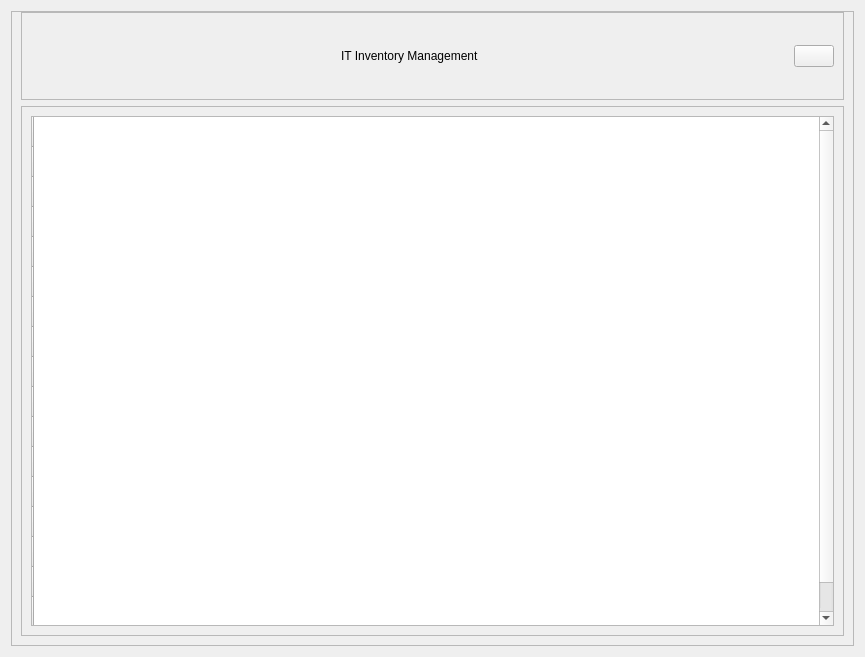
         <widget class="QWidget" name="HomePage">
          <layout class="QHBoxLayout" name="horizontalLayout">
           <item>
            <widget class="QFrame" name="HomeContainer">
             <property name="frameShape">
              <enum>QFrame::StyledPanel</enum>
             </property>
             <property name="frameShadow">
              <enum>QFrame::Raised</enum>
             </property>
             <layout class="QVBoxLayout" name="verticalLayout_5" stretch="1,6">
              <property name="topMargin">
               <number>0</number>
              </property>
              <item>
               <widget class="QFrame" name="HomeHeader">
                <property name="frameShape">
                 <enum>QFrame::StyledPanel</enum>
                </property>
                <property name="frameShadow">
                 <enum>QFrame::Raised</enum>
                </property>
                <layout class="QHBoxLayout" name="horizontalLayout_3">
                 <item>
                  <spacer name="horizontalSpacer">
                   <property name="orientation">
                    <enum>Qt::Horizontal</enum>
                   </property>
                   <property name="sizeHint" stdset="0">
                    <size>
                     <width>310</width>
                     <height>20</height>
                    </size>
                   </property>
                  </spacer>
                 </item>
                 <item>
                  <widget class="QLabel" name="title">
                   <property name="text">
                    <string>IT Inventory Management</string>
                   </property>
                  </widget>
                 </item>
                 <item>
                  <spacer name="horizontalSpacer_2">
                   <property name="orientation">
                    <enum>Qt::Horizontal</enum>
                   </property>
                   <property name="sizeHint" stdset="0">
                    <size>
                     <width>309</width>
                     <height>20</height>
                    </size>
                   </property>
                  </spacer>
                 </item>
                 <item>
                  <widget class="QPushButton" name="NotifBtn">
                   <property name="focusPolicy">
                    <enum>Qt::NoFocus</enum>
                   </property>
                   <property name="text">
                    <string/>
                   </property>
                   <property name="icon">
                    <iconset resource="../resources/resources.qrc">
                     <normaloff>:/icons/icons/black/notification_off.png</normaloff>:/icons/icons/black/notification_off.png</iconset>
                   </property>
                   <property name="iconSize">
                    <size>
                     <width>45</width>
                     <height>45</height>
                    </size>
                   </property>
                  </widget>
                 </item>
                </layout>
               </widget>
              </item>
              <item>
               <widget class="QFrame" name="HomeBody">
                <property name="frameShape">
                 <enum>QFrame::StyledPanel</enum>
                </property>
                <property name="frameShadow">
                 <enum>QFrame::Raised</enum>
                </property>
                <layout class="QHBoxLayout" name="horizontalLayout_5">
                 <item>
                  <widget class="QTableWidget" name="homeWidget">
                   <property name="focusPolicy">
                    <enum>Qt::NoFocus</enum>
                   </property>
                   <property name="lineWidth">
                    <number>2</number>
                   </property>
                   <property name="sizeAdjustPolicy">
                    <enum>QAbstractScrollArea::AdjustToContents</enum>
                   </property>
                   <property name="autoScroll">
                    <bool>false</bool>
                   </property>
                   <property name="editTriggers">
                    <set>QAbstractItemView::NoEditTriggers</set>
                   </property>
                   <property name="tabKeyNavigation">
                    <bool>false</bool>
                   </property>
                   <property name="alternatingRowColors">
                    <bool>true</bool>
                   </property>
                   <property name="selectionMode">
                    <enum>QAbstractItemView::ExtendedSelection</enum>
                   </property>
                   <property name="selectionBehavior">
                    <enum>QAbstractItemView::SelectItems</enum>
                   </property>
                   <property name="verticalScrollMode">
                    <enum>QAbstractItemView::ScrollPerPixel</enum>
                   </property>
                   <property name="horizontalScrollMode">
                    <enum>QAbstractItemView::ScrollPerPixel</enum>
                   </property>
                   <property name="showGrid">
                    <bool>true</bool>
                   </property>
                   <property name="gridStyle">
                    <enum>Qt::SolidLine</enum>
                   </property>
                   <property name="columnCount">
                    <number>0</number>
                   </property>
                   <attribute name="horizontalHeaderMinimumSectionSize">
                    <number>50</number>
                   </attribute>
                   <attribute name="horizontalHeaderDefaultSectionSize">
                    <number>50</number>
                   </attribute>
                   <attribute name="horizontalHeaderShowSortIndicator" stdset="0">
                    <bool>true</bool>
                   </attribute>
                   <attribute name="horizontalHeaderStretchLastSection">
                    <bool>false</bool>
                   </attribute>
                   <attribute name="verticalHeaderMinimumSectionSize">
                    <number>30</number>
                   </attribute>
                   <attribute name="verticalHeaderStretchLastSection">
                    <bool>false</bool>
                   </attribute>
                   <row>
                    <property name="text">
                     <string/>
                    </property>
                    <property name="textAlignment">
                     <set>AlignCenter</set>
                    </property>
                   </row>
                   <row>
                    <property name="text">
                     <string/>
                    </property>
                   </row>
                   <row>
                    <property name="text">
                     <string/>
                    </property>
                   </row>
                   <row>
                    <property name="text">
                     <string/>
                    </property>
                   </row>
                   <row>
                    <property name="text">
                     <string/>
                    </property>
                   </row>
                   <row>
                    <property name="text">
                     <string/>
                    </property>
                   </row>
                   <row>
                    <property name="text">
                     <string/>
                    </property>
                   </row>
                   <row>
                    <property name="text">
                     <string/>
                    </property>
                   </row>
                   <row>
                    <property name="text">
                     <string/>
                    </property>
                   </row>
                   <row>
                    <property name="text">
                     <string/>
                    </property>
                   </row>
                   <row>
                    <property name="text">
                     <string/>
                    </property>
                   </row>
                   <row>
                    <property name="text">
                     <string/>
                    </property>
                   </row>
                   <row>
                    <property name="text">
                     <string/>
                    </property>
                   </row>
                   <row>
                    <property name="text">
                     <string/>
                    </property>
                   </row>
                   <row>
                    <property name="text">
                     <string/>
                    </property>
                   </row>
                   <row>
                    <property name="text">
                     <string/>
                    </property>
                   </row>
                   <row>
                    <property name="text">
                     <string/>
                    </property>
                   </row>
                   <row>
                    <property name="text">
                     <string/>
                    </property>
                   </row>
                  </widget>
                 </item>
                </layout>
               </widget>
              </item>
             </layout>
            </widget>
           </item>
          </layout>
         </widget>
